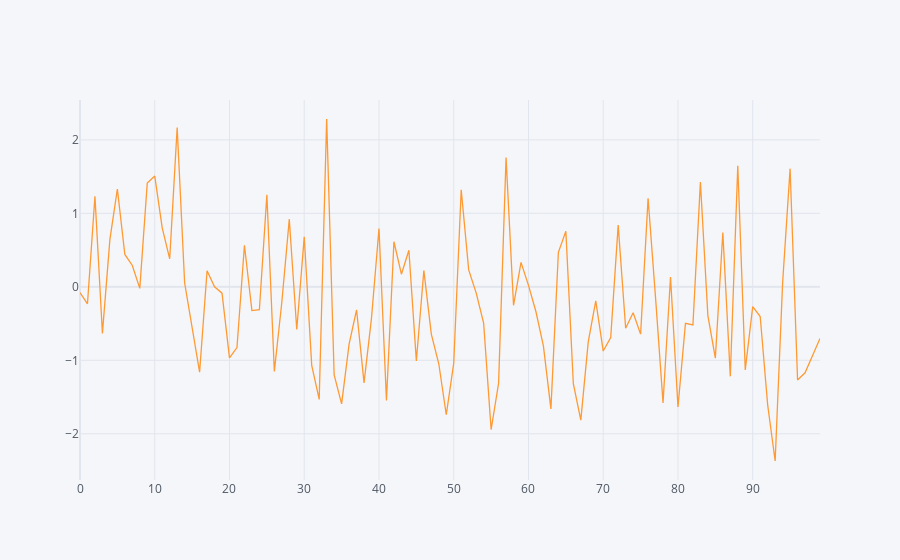

The code cell stored with this chart in its notebook:
### Code cell
df['A'].iplot(kind='line')

### Figure 1 — Plotly figure (JSON) as saved in the notebook; plotly's stock layout.template omitted (floating-point values rounded to 4 significant figures)
{"data": [{"line": {"color": "rgba(255, 153, 51, 1.0)", "dash": "solid", "shape": "linear", "width": 1.3}, "mode": "lines", "name": "A", "text": "", "type": "scatter", "x": [0, 1, 2, 3, 4, 5, 6, 7, 8, 9, 10, 11, 12, 13, 14, 15, 16, 17, 18, 19, 20, 21, 22, 23, 24, 25, 26, 27, 28, 29, 30, 31, 32, 33, 34, 35, 36, 37, 38, 39, 40, 41, 42, 43, 44, 45, 46, 47, 48, 49, 50, 51, 52, 53, 54, 55, 56, 57, 58, 59, 60, 61, 62, 63, 64, 65, 66, 67, 68, 69, 70, 71, 72, 73, 74, 75, 76, 77, 78, 79, 80, 81, 82, 83, 84, 85, 86, 87, 88, 89, 90, 91, 92, 93, 94, 95, 96, 97, 98, 99], "y": [-0.0774, -0.2311, 1.232, -0.6333, 0.6455, 1.331, 0.4404, 0.2904, -0.02072, 1.412, 1.508, 0.8017, 0.3813, 2.169, 0.05153, -0.5329, -1.162, 0.2198, 0.0004915, -0.08654, -0.9674, -0.826, 0.5664, -0.3236, -0.3114, 1.253, -1.153, -0.2091, 0.9206, -0.5814, 0.6793, -1.069, -1.532, 2.284, -1.2, -1.593, -0.7796, -0.3122, -1.307, -0.4226, 0.7938, -1.546, 0.6137, 0.1719, 0.4986, -1.009, 0.2231, -0.6437, -1.047, -1.741, -1.039, 1.321, 0.2301, -0.08248, -0.4947, -1.942, -1.313, 1.759, -0.2518, 0.3328, 0.01998, -0.3393, -0.8084, -1.662, 0.4697, 0.7555, -1.318, -1.814, -0.7455, -0.1899, -0.8737, -0.6896, 0.8399, -0.5639, -0.353, -0.6441, 1.204, -0.1506, -1.579, 0.1326, -1.636, -0.4972, -0.5189, 1.428, -0.3919, -0.97, 0.7403, -1.218, 1.648, -1.131, -0.2681, -0.4048, -1.608, -2.37, 0.05888, 1.608, -1.268, -1.17, -0.9426, -0.7028]}], "layout": {"legend": {"bgcolor": "#F5F6F9", "font": {"color": "#4D5663"}}, "paper_bgcolor": "#F5F6F9", "plot_bgcolor": "#F5F6F9", "title": {"font": {"color": "#4D5663"}}, "xaxis": {"gridcolor": "#E1E5ED", "showgrid": true, "tickfont": {"color": "#4D5663"}, "title": {"font": {"color": "#4D5663"}, "text": ""}, "zerolinecolor": "#E1E5ED"}, "yaxis": {"gridcolor": "#E1E5ED", "showgrid": true, "tickfont": {"color": "#4D5663"}, "title": {"font": {"color": "#4D5663"}, "text": ""}, "zerolinecolor": "#E1E5ED"}}}
